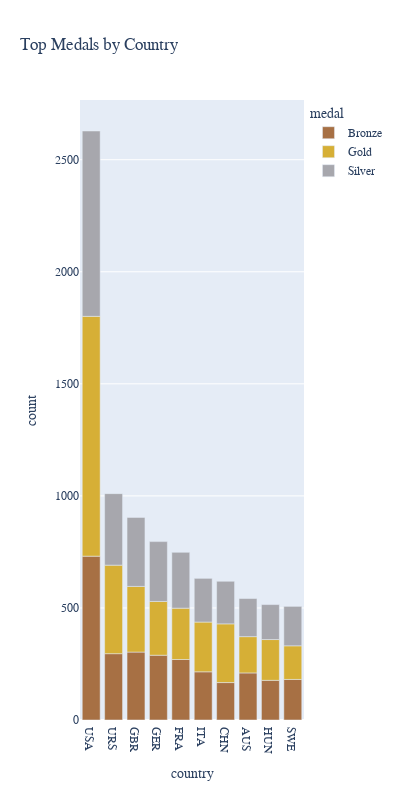

Notebook code for this chart:
### Code cell
athlete_Event_Results = pd.read_csv('Dataset/Olympic_Athlete_Event_Results.csv', sep=',')
athlete_Event_Results = athlete_Event_Results.replace(["na"], None)


athlete_results = athlete_Event_Results[athlete_Event_Results["edition"].str.contains("Winter") == False]   # apenas jogos de verao

athlete_results = athlete_results.reset_index()

athlete_results = athlete_results.drop(columns=['result_id','athlete','athlete_id','pos', 'index'])

athlete_results['edition'] = athlete_results['edition'].str.split().str[0].astype(int)


repeat = []
i=0
while(i < len(athlete_results)):
    if athlete_results.loc[i, 'isTeamSport'] == True:
        auxi = i + 1 
        p = athlete_results.loc[i, 'country_noc']
        e = athlete_results.loc[i, 'event']
        a = athlete_results.loc[i, 'edition_id']
        while((athlete_results.loc[auxi, 'country_noc'] == p) and (athlete_results.loc[auxi, 'event'] == e) and (athlete_results.loc[auxi, 'edition_id'] == a)):
            repeat.append(auxi)
            auxi += 1
        i = auxi-1
    i+=1

athlete_results.drop(repeat, inplace=True)

athlete_aux = athlete_results.copy()

athlete_results['medal'] = athlete_results['medal'].replace([None], 0)
athlete_results['medal'] = athlete_results['medal'].replace(['Gold'], 1)
athlete_results['medal'] = athlete_results['medal'].replace(['Silver'], 1)
athlete_results['medal'] = athlete_results['medal'].replace(['Bronze'], 1)

athlete_results = athlete_results.drop(columns=['edition_id','sport','event','isTeamSport'])

medals = pd.DataFrame(athlete_results.groupby(['country_noc']).sum()).reset_index().sort_values(by=['medal'], ascending=False).head(10)

athlete_aux = athlete_aux[athlete_aux['country_noc'].isin(medals['country_noc'])]

medals = pd.DataFrame(athlete_aux.groupby(['country_noc' , 'medal']).count()).reset_index()
medals.drop(columns=['edition_id','sport','event','isTeamSport'], inplace=True)
medals.rename(columns={'edition': 'count', 'country_noc': 'country'}, inplace=True)

colors = ['#D6AF36', '#A7A7AD', '#A77044']

fig = px.bar(medals, x="country", y="count", color='medal', 
             color_discrete_map={
                'Gold': '#D6AF36',
                'Silver': '#A7A7AD',
                'Bronze': '#A77044'}, 
            title="Top Medals by Country", width=400, height=800).update_xaxes(categoryorder="total descending").update_layout(font_family= 'Cabin')
fig.show()

### Figure 1 — Plotly figure (JSON) as saved in the notebook; plotly's stock layout.template omitted (floating-point values rounded to 4 significant figures)
{"data": [{"alignmentgroup": "True", "hovertemplate": "medal=Bronze<br>country=%{x}<br>count=%{y}<extra></extra>", "legendgroup": "Bronze", "marker": {"color": "#A77044", "pattern": {"shape": ""}}, "name": "Bronze", "offsetgroup": "Bronze", "orientation": "v", "showlegend": true, "textposition": "auto", "type": "bar", "x": ["AUS", "CHN", "FRA", "GBR", "GER", "HUN", "ITA", "SWE", "URS", "USA"], "xaxis": "x", "y": [210, 167, 270, 303, 289, 177, 215, 181, 296, 731], "yaxis": "y"}, {"alignmentgroup": "True", "hovertemplate": "medal=Gold<br>country=%{x}<br>count=%{y}<extra></extra>", "legendgroup": "Gold", "marker": {"color": "#D6AF36", "pattern": {"shape": ""}}, "name": "Gold", "offsetgroup": "Gold", "orientation": "v", "showlegend": true, "textposition": "auto", "type": "bar", "x": ["AUS", "CHN", "FRA", "GBR", "GER", "HUN", "ITA", "SWE", "URS", "USA"], "xaxis": "x", "y": [162, 262, 229, 293, 240, 182, 222, 150, 395, 1070], "yaxis": "y"}, {"alignmentgroup": "True", "hovertemplate": "medal=Silver<br>country=%{x}<br>count=%{y}<extra></extra>", "legendgroup": "Silver", "marker": {"color": "#A7A7AD", "pattern": {"shape": ""}}, "name": "Silver", "offsetgroup": "Silver", "orientation": "v", "showlegend": true, "textposition": "auto", "type": "bar", "x": ["AUS", "CHN", "FRA", "GBR", "GER", "HUN", "ITA", "SWE", "URS", "USA"], "xaxis": "x", "y": [170, 190, 249, 308, 267, 156, 195, 176, 319, 827], "yaxis": "y"}], "layout": {"barmode": "relative", "font": {"family": "Cabin"}, "height": 800, "legend": {"title": {"text": "medal"}, "tracegroupgap": 0}, "title": {"text": "Top Medals by Country"}, "width": 400, "xaxis": {"anchor": "y", "categoryorder": "total descending", "domain": [0, 1], "title": {"text": "country"}}, "yaxis": {"anchor": "x", "domain": [0, 1], "title": {"text": "count"}}}}
